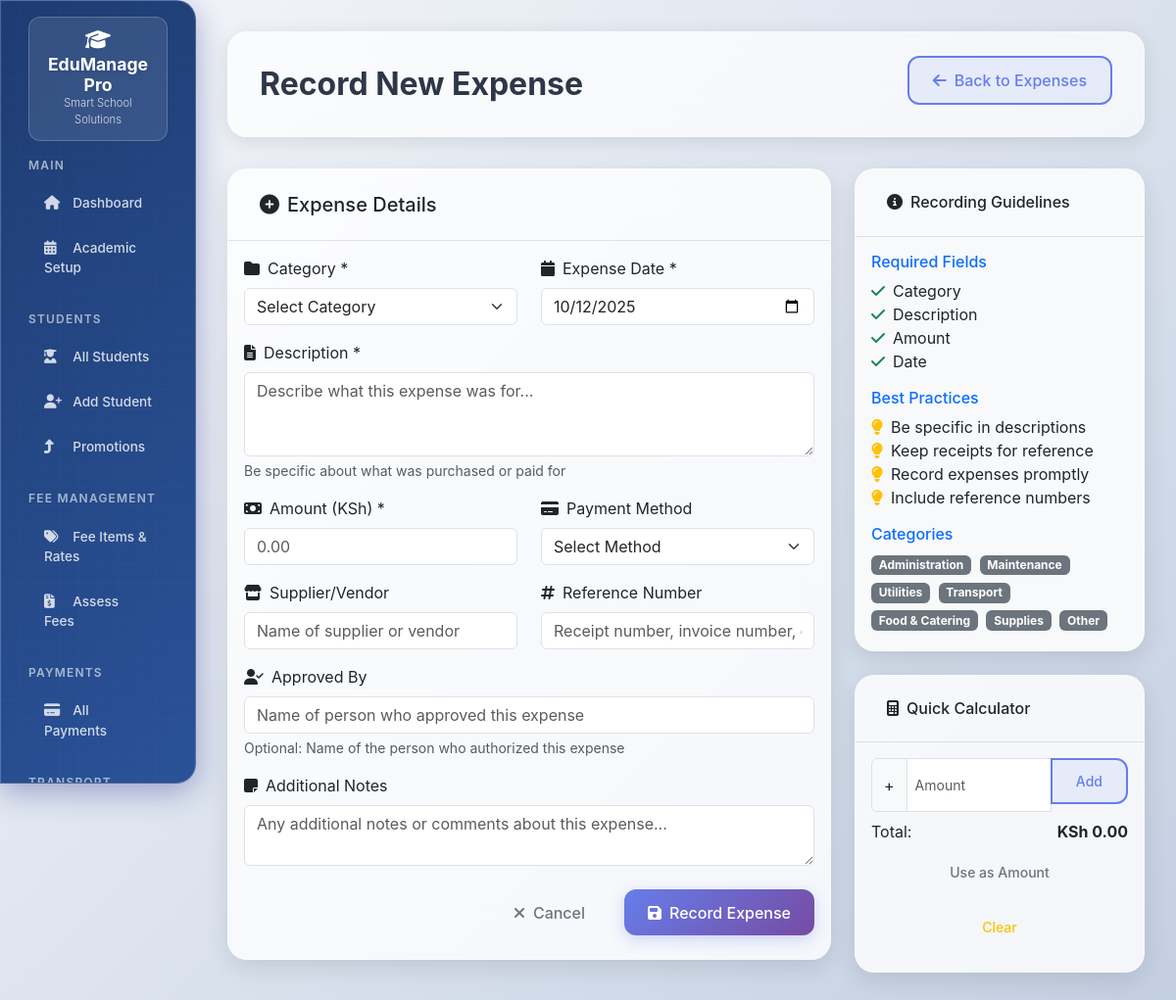
The app's page /expenses/add (signed in) with its own data.
### models.py (models this page shows, shortened)
class ExpenseCategory(db.Model):
    __tablename__ = "expense_categories"
    id = db.Column(db.Integer, primary_key=True)
    name = db.Column(db.String(100), nullable=False, unique=True)
    code = db.Column(db.String(20), nullable=False, unique=True)
    description = db.Column(db.Text)
    is_active = db.Column(db.Boolean, default=True)

### app.py (the view, shortened to what this page needs)
@app.route('/expenses/add', methods=['GET', 'POST'])
@login_required
def add_expense():
    categories = ExpenseCategory.query.filter_by(is_active=True).all()
    return render_template('expenses/add.html', categories=categories)

### app.py (called while the page is built)
@app.context_processor
def inject_common_vars():
    return {
        'date': date,
        'datetime': datetime,
        'Decimal': Decimal,
        'today': date.today(),  # Current date
        'now': datetime.now()   # Current datetime
    }

@app.context_processor
def inject_enums():
    return {
        'StudentType': StudentType,
        'UserRole': UserRole,
        'PaymentMode': PaymentMode,
        'FeeScope': FeeScope,
        'PromotionStatus': PromotionStatus
    }

@login_manager.user_loader
def load_user(user_id):
    return User.query.get(int(user_id))

### Templates/expenses/add.html (shortened to what this page needs)
{% extends "base.html" %}
{% block page_title %}Record New Expense{% endblock %}
{% block page_actions %}
<a href="{{ url_for('expense_list') }}" class="btn btn-outline-primary">
    <i class="fas fa-arrow-left me-2"></i>Back to Expenses
</a>
{% endblock %}
{% block content %}
<div class="row justify-content-center">
    <div class="col-md-8">
        <div class="card">
            <div class="card-header">
                <h5 class="mb-0">
                    <i class="fas fa-plus-circle me-2"></i>Expense Details
                </h5>
            </div>
            <div class="card-body">
                <form method="POST" novalidate>
                    <div class="row">
                        <div class="col-md-6">
                            <div class="form-group mb-3">
                                <label for="category_id" class="form-label">
                                    <i class="fas fa-folder me-2"></i>Category *
                                </label>
                                <select class="form-select" id="category_id" name="category_id" required>
                                    <option value="">Select Category</option>
                                </select>
                            </div>
                        </div>
                        <div class="col-md-6">
                            <div class="form-group mb-3">
                                <label for="expense_date" class="form-label">
                                    <i class="fas fa-calendar me-2"></i>Expense Date *
                                </label>
                                <input type="date" class="form-control" id="expense_date" name="expense_date"
                                       value="{{ date.today().isoformat() }}" required>
                            </div>
                        </div>
                    </div>
                    <div class="form-group mb-3">
                        <label for="description" class="form-label">
                            <i class="fas fa-file-alt me-2"></i>Description *
                        </label>
                        <textarea class="form-control" id="description" name="description" rows="3"
                                  placeholder="Describe what this expense was for..." required></textarea>
                        <div class="form-text">Be specific about what was purchased or paid for</div>
                    </div>
                    <div class="row">
                        <div class="col-md-6">
                            <div class="form-group mb-3">
                                <label for="amount" class="form-label">
                                    <i class="fas fa-money-bill me-2"></i>Amount (KSh) *
                                </label>
                                <input type="number" class="form-control" id="amount" name="amount"
                                       step="0.01" min="0.01" placeholder="0.00" required>
                            </div>
                        </div>
                        <div class="col-md-6">
                            <div class="form-group mb-3">
                                <label for="payment_method" class="form-label">
                                    <i class="fas fa-credit-card me-2"></i>Payment Method
                                </label>
                                <select class="form-select" id="payment_method" name="payment_method">
                                    <option value="">Select Method</option>
                                </select>
                            </div>
                        </div>
                    </div>
                    <div class="row">
                        <div class="col-md-6">
                            <div class="form-group mb-3">
                                <label for="supplier_name" class="form-label">
                                    <i class="fas fa-store me-2"></i>Supplier/Vendor
                                </label>
                                <input type="text" class="form-control" id="supplier_name" name="supplier_name"
                                       placeholder="Name of supplier or vendor">
                            </div>
                        </div>
                        <div class="col-md-6">
                            <div class="form-group mb-3">
                                <label for="reference_number" class="form-label">
                                    <i class="fas fa-hashtag me-2"></i>Reference Number
                                </label>
                                <input type="text" class="form-control" id="reference_number" name="reference_number"
                                       placeholder="Receipt number, invoice number, etc.">
                            </div>
                        </div>
                    </div>
                    <div class="form-group mb-3">
                        <label for="approved_by" class="form-label">
                            <i class="fas fa-user-check me-2"></i>Approved By
                        </label>
                        <input type="text" class="form-control" id="approved_by" name="approved_by"
                               placeholder="Name of person who approved this expense">
                        <div class="form-text">Optional: Name of the person who authorized this expense</div>
                    </div>
                    <div class="form-group mb-4">
                        <label for="notes" class="form-label">
                            <i class="fas fa-sticky-note me-2"></i>Additional Notes
                        </label>
                        <textarea class="form-control" id="notes" name="notes" rows="2"
                                  placeholder="Any additional notes or comments about this expense..."></textarea>
                    </div>
                    <div class="d-flex justify-content-end gap-2">
                        <a href="{{ url_for('expense_list') }}" class="btn btn-outline-secondary">
                            <i class="fas fa-times me-2"></i>Cancel
                        </a>
                        <button type="submit" class="btn btn-primary">
                            <i class="fas fa-save me-2"></i>Record Expense
                        </button>
                    </div>
                </form>
            </div>
        </div>
    </div>
    <div class="col-md-4">
        <div class="card bg-light">
            <div class="card-header">
                <h6 class="mb-0">
                    <i class="fas fa-info-circle me-2"></i>Recording Guidelines
                </h6>
            </div>
            <div class="card-body">
                <h6 class="text-primary">Required Fields</h6>
                <ul class="list-unstyled mb-3">
                    <li><i class="fas fa-check text-success me-2"></i>Category</li>
                    <li><i class="fas fa-check text-success me-2"></i>Description</li>
                    <li><i class="fas fa-check text-success me-2"></i>Amount</li>
                    <li><i class="fas fa-check text-success me-2"></i>Date</li>
                </ul>
                <h6 class="text-primary">Best Practices</h6>
                <ul class="list-unstyled mb-3">
                    <li><i class="fas fa-lightbulb text-warning me-2"></i>Be specific in descriptions</li>
                    <li><i class="fas fa-lightbulb text-warning me-2"></i>Keep receipts for reference</li>
                    <li><i class="fas fa-lightbulb text-warning me-2"></i>Record expenses promptly</li>
                    <li><i class="fas fa-lightbulb text-warning me-2"></i>Include reference numbers</li>
                </ul>
                <h6 class="text-primary">Categories</h6>
                <div class="mb-0">
                    {% for category in categories %}
                    <span class="badge bg-secondary me-1 mb-1">{{ category.name }}</span>
                    {% endfor %}
                </div>
            </div>
        </div>
        <div class="card mt-3">
            <div class="card-header">
                <h6 class="mb-0">
                    <i class="fas fa-calculator me-2"></i>Quick Calculator
                </h6>
            </div>
            <div class="card-body">
                <div class="input-group mb-2">
                    <span class="input-group-text">+</span>
                    <input type="number" class="form-control form-control-sm" id="calc-input"
                           placeholder="Amount" step="0.01">
                    <button class="btn btn-outline-primary btn-sm" onclick="addToTotal()">Add</button>
                </div>
                <div class="d-flex justify-content-between mb-2">
                    <span>Total:</span>
                    <strong id="calc-total">KSh 0.00</strong>
                </div>
                <button class="btn btn-outline-secondary btn-sm w-100" onclick="transferTotal()">
                    Use as Amount
                </button>
                <button class="btn btn-outline-warning btn-sm w-100 mt-1" onclick="clearCalculator()">
                    Clear
                </button>
            </div>
        </div>
    </div>
</div>
{% endblock %}

### Templates/base.html (style rules this page uses)
:root { --primary-gradient: linear-gradient(135deg, #667eea 0%, #764ba2 100%); --modern-gradient: linear-gradient(135deg, #1e3c72 0%, #2a5298 100%); --glass-bg: rgba(255, 255, 255, 0.1); --glass-border: rgba(255, 255, 255, 0.2); --shadow-light: 0 8px 32px rgba(31, 38, 135, 0.37); --shadow-hover: 0 15px 35px rgba(31, 38, 135, 0.5); --border-radius: 20px; --border-radius-small: 12px; --transition: all 0.2s ease; }
body { font-family: 'Inter', -apple-system, BlinkMacSystemFont, 'Segoe UI', sans-serif; background: linear-gradient(135deg, #f5f7fa 0%, #c3cfe2 100%); min-height: 100vh; }
.card { background: rgba(255, 255, 255, 0.8); backdrop-filter: blur(20px); border: 1px solid rgba(255, 255, 255, 0.3); border-radius: var(--border-radius); box-shadow: 0 8px 25px rgba(0, 0, 0, 0.1); transition: var(--transition); margin-bottom: 1.5rem; }
.card-header { background: transparent; border-bottom: 1px solid rgba(0, 0, 0, 0.1); border-radius: var(--border-radius) var(--border-radius) 0 0 !important; padding: 1.5rem 2rem; font-weight: 600; }
.btn { border-radius: var(--border-radius-small); font-weight: 500; transition: var(--transition); border: none; padding: 0.7rem 1.5rem; margin-right: 0.5rem; margin-bottom: 0.5rem; }
.btn:last-child { margin-right: 0; }
.btn-primary { background: linear-gradient(135deg, #667eea 0%, #764ba2 100%); color: white; box-shadow: 0 4px 15px rgba(102, 126, 234, 0.3); }
.btn-outline-primary { border: 2px solid #667eea; color: #667eea; background: rgba(102, 126, 234, 0.1); }

### records on screen
ExpenseCategory: name "Administration"
ExpenseCategory: name "Maintenance"
ExpenseCategory: name "Utilities"
ExpenseCategory: name "Transport"
ExpenseCategory: name "Food & Catering"
ExpenseCategory: name "Supplies"
ExpenseCategory: name "Other"
